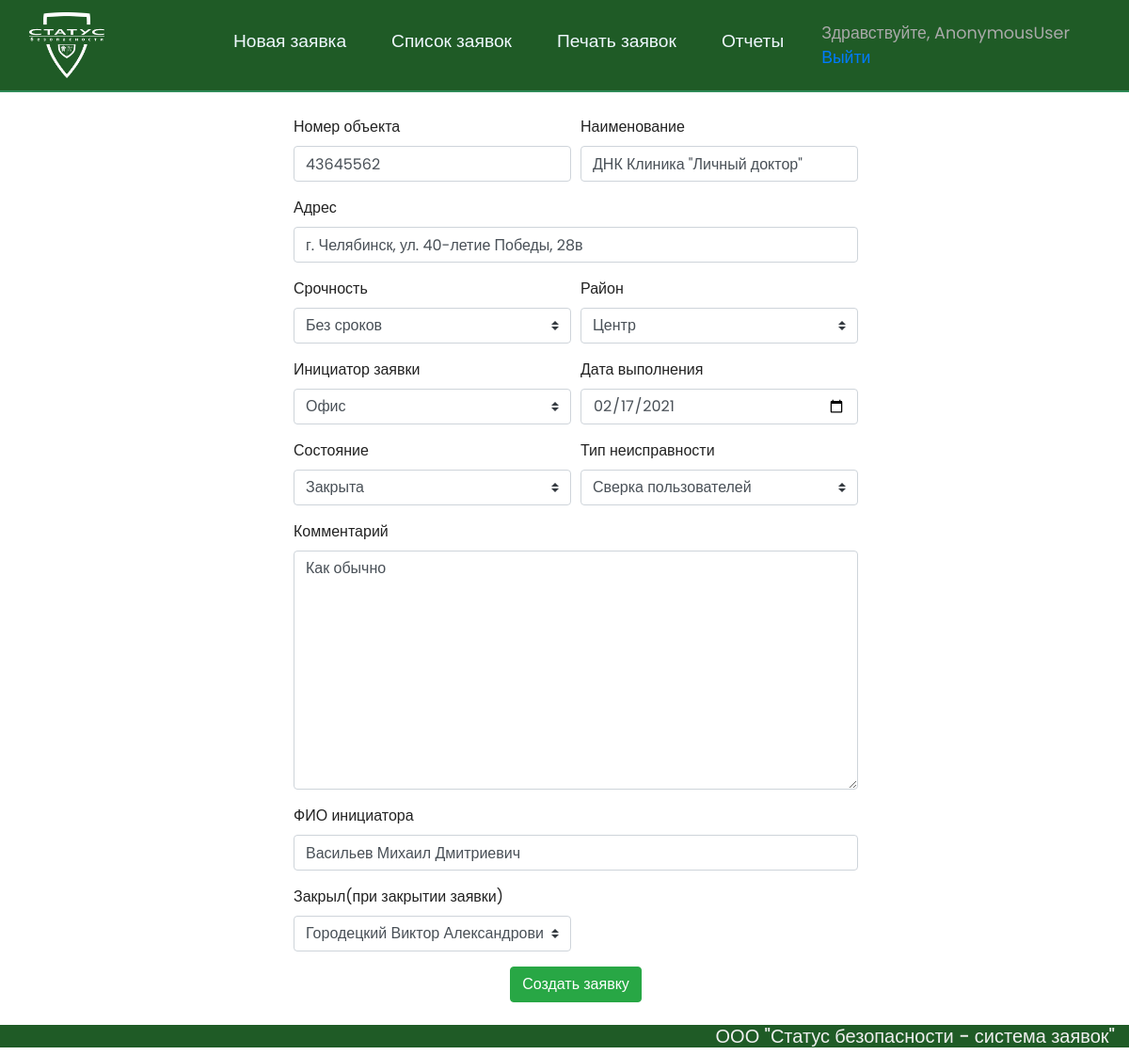
/about/1/update, run on an earlier commit of the app's database.
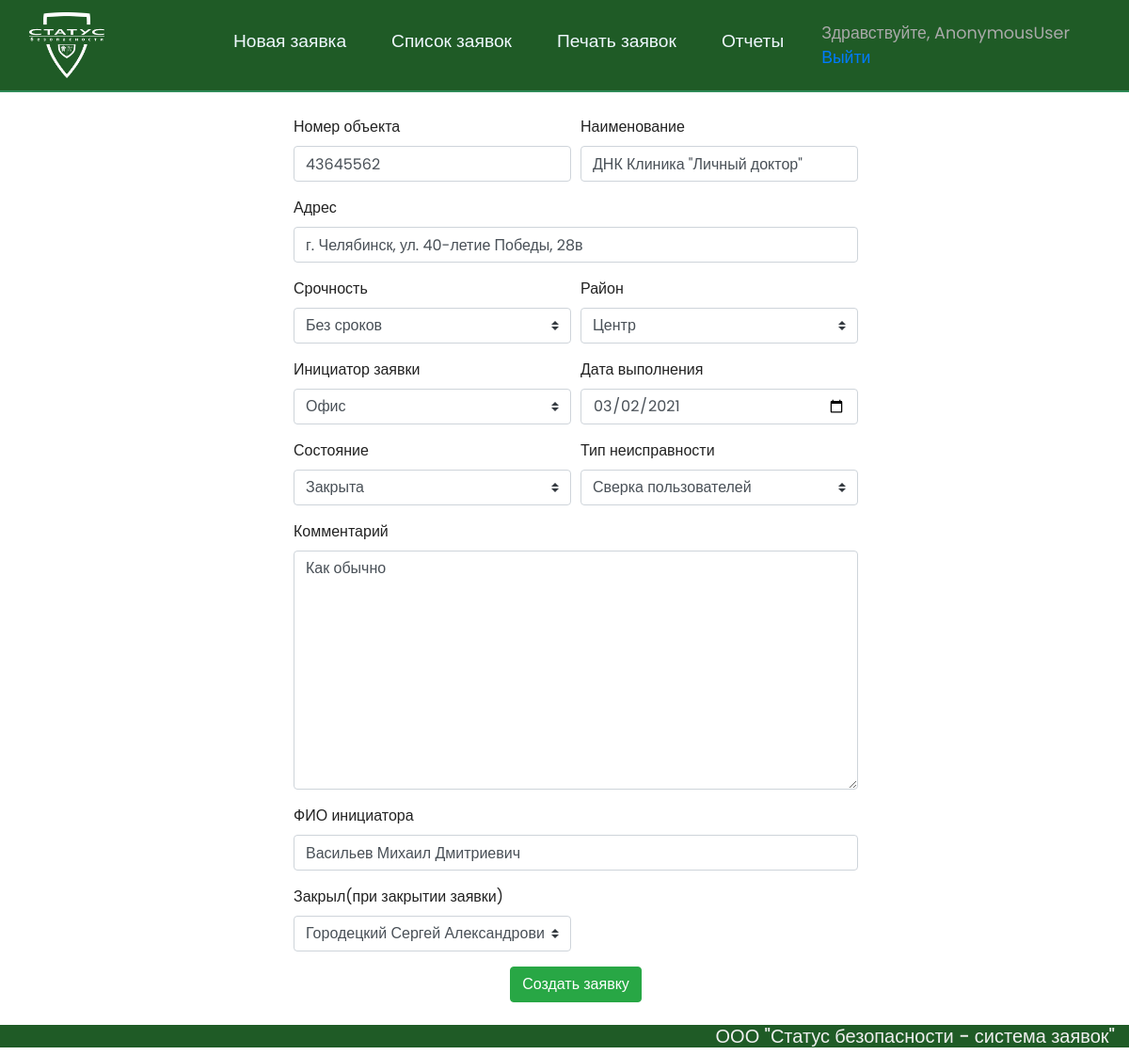
And on a later commit of the database.
### landing/models.py (models this page shows, shortened)
class ApplicationObject(models.Model):
    number_object = models.BigIntegerField('Номер объекта')
    URGENCY = (
        ('Без сроков', 'Без сроков'),
        ('!!!', '!!!'),
        ('Срочно', 'Срочно'),
        ('На согласование', 'На согласование'),
        ('Согласовано', 'Согласовано'),
    )
    urgency_application = models.CharField('Срочность заявки', max_length=30, choices=URGENCY, default='Без сроков')
    date_application = models.DateTimeField('Дата создания заявки', editable=True, auto_now_add=True)
    name_object = models.CharField('Имя объекта', max_length= 128)
    address_object = models.CharField('Адрес', max_length=128)
    ZONE = (
        ('Северо-Запад', 'Северо-Запад'),
        ('Центр', 'Центр'),
        ('Область', 'Область'),
        ('Обслуживание', 'Обслуживание'),
        ('АМЗ', 'АМЗ'),
        ('ЧТЗ', 'ЧТЗ'),
        ('ЧМЗ', 'ЧМЗ'),
        ('Ленинский','Ленинский'),
        ('Сосновский','Сосновский'),
        ('Екб. + Свердловская область', 'Екб. + Свердловская область')
    )
    service_area = models.CharField('Район', max_length=70, choices=ZONE, default='Область')
    PROBLEM = (
        ('Сработка шлейф', 'Сработка шлейф'),
        ('Присвоить / удалить код', 'Присвоить / удалить код'),
        ('Не проходит постановка / снятие', 'Не проходит постановка / снятие'),
        ('Проверка оборудования', 'Проверка оборудования'),
        ('Отсутствие а/т', 'Отсутствие а/т'),
        ('Cработка ПС', 'Cработка ПС'),
        ('Разряд АКБ', 'Разряд АКБ'),
        ('Ложное КТС', 'Ложное КТС'),
        ('Уточнить расшлейфовку', 'Уточнить расшлейфовку'),
        ('Видеонаблюдение', 'Видеонаблюдение'),
        ('Демонтаж оборудования', 'Демонтаж оборудования'),
        ('Инструктаж пользователей', 'Инструктаж пользователей'),
        ('Осмотр ТСО', 'Осмотр ТСО'),
        ('Отсутсвие 220', 'Отсутсвие 220'),
        ('Переключение', 'Переключение'),
        ('Уточнение Сим карт', 'Уточнение Сим карт'),
        ('Двойник', 'Двойник'),
        ('Подключить ТРС', 'Подключить ТРС'),
        ('Обслуживание ПС', 'Обслуживание ПС'),
        ('Сверка пользователей', 'Сверка пользователей'),
        ('Корректировка настроек', 'Корректировка настроек'),
        ('Доблокировка', 'Доблокировка'),
    )
    type_of_problem = models.CharField('Тип проблемы', max_length=120, choices=PROBLEM, default='Сработка шлейф')
    comment = models.TextField('Комментарий')
    completion_date = models.DateField('Дата для заявки')
    INITIATOR = (
        ('Ответственный', 'Ответственный'),
        ('Менеджер', 'Менеджер'),
        ('ГБР', 'ГБР'),
        ('Офис', 'Офис'),
        ('Письмо', 'Письмо'),
        ('Оператор', 'Оператор'),
        ('Техник', 'Техник'),
        ('Монтажники', 'Монтажники'),
    )
    source_application = models.CharField('Инициатор', max_length=20, choices=INITIATOR, default='Менеджер')
    initiator_of_the_application = models.CharField('Имя инициатора', max_length=128)
    STATUS = (
        ('Закрыта', 'Закрыта'),
        ('В работе', 'В работе'),
    )
    status_application = models.CharField('Статус заявки', max_length=20, choices=STATUS, default='В работе')
    technician = models.ForeignKey(Technician, on_delete=models.CASCADE,null=True, blank=True)
    author = models.ForeignKey('auth.User', on_delete=models.CASCADE, null=True, blank=True)
    class Meta:
        verbose_name = "Заявка"
        verbose_name_plural = "Заявки"
    objects = models.Manager()
    custom_manager = CustomManager()

### landing/views.py (the view)
# urls.py: path('about/<int:pk>/update', views.ApplicationUpdateView.as_view(), name='application-update'),
class ApplicationUpdateView(UpdateView):
    model = ApplicationObject
    template_name = 'landing/index.html'
    form_class = ApplicationObjectForm

### landing/models.py (called while the page is built)
    def __str__(self):
        return self.name

### templates/landing/index.html (shortened to what this page needs)
{% extends 'landing/layout.html' %}
{% block content %}
        <form method="post">
            <div class="form-row">
                <div class="form-group col-md-6">
                    <label for="">Номер объекта</label>
                    {{ form.number_object }}
                </div>
                <div class="form-group col-md-6">
                    <label for="">Наименование</label>
                    {{ form.name_object }}
                </div>
            </div>
            <div class="form-group">
                <label for="">Адрес</label>
                {{ form.address_object }}
            </div>
            <div class="form-row align-items-center">
                <div class="form-group col-md-6">
                    <label class="mr-sm-2" for="">Срочность</label>
                    {{ form.urgency_application }}
                </div>
                <div class="form-group col-md-6">
                    <label class="mr-sm-2" for="">Район</label>
                    {{ form.service_area }}
                </div>
                <div class="form-group col-md-6">
                    <label class="mr-sm-2" for="">Инициатор заявки</label>
                    {{ form.source_application }}
                </div>
                <div class="form-group col-md-6">
                    <label for="example-date-input" class="mr-sm-2">Дата выполнения</label>
                    {{ form.completion_date }}
                </div>
                <div class="form-group col-md-6">
                    <label class="mr-sm-2" for="">Состояние</label>
                    {{ form.status_application }}
                </div>
                <div class="form-group col-md-6">
                    <label class="mr-sm-2" for="">Тип неисправности</label>
                    {{ form.type_of_problem }}
                </div>
            </div>
            <div class="form-group">
                <label for="">Комментарий</label>
                {{ form.comment }}
            </div>
            <div class="form-group">
                <label for="">ФИО инициатора</label>
                {{ form.initiator_of_the_application }}
            </div>
            <div class="form-row">
                <div class="form-group col-md-6">
                    <label class="mr-sm-2" for="">Закрыл(при закрытии заявки)</label>
                    {{ form.technician }}
                </div>
            </div>
            <div class="text-center">
                <button class="btn btn-success" type="submit">Создать заявку</button>
            </div>
        </form>
{% endblock %}

What changed in the data, as far as the page shows it:
changed ApplicationObject "ДНК Клиника \"Личный доктор\"": completion_date "02/17/2021" → "03/02/2021"; technician "Городецкий Виктор Александрович" → "Городецкий Сергей Александрович"
